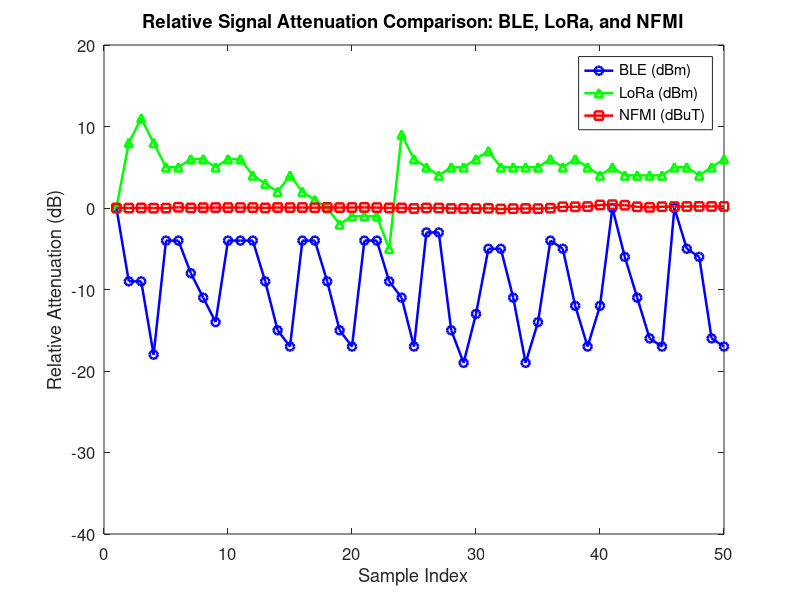
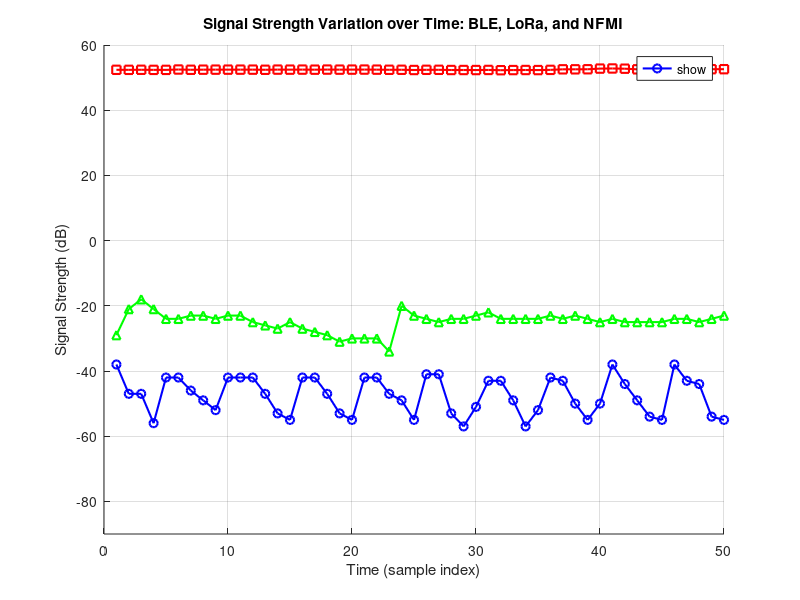
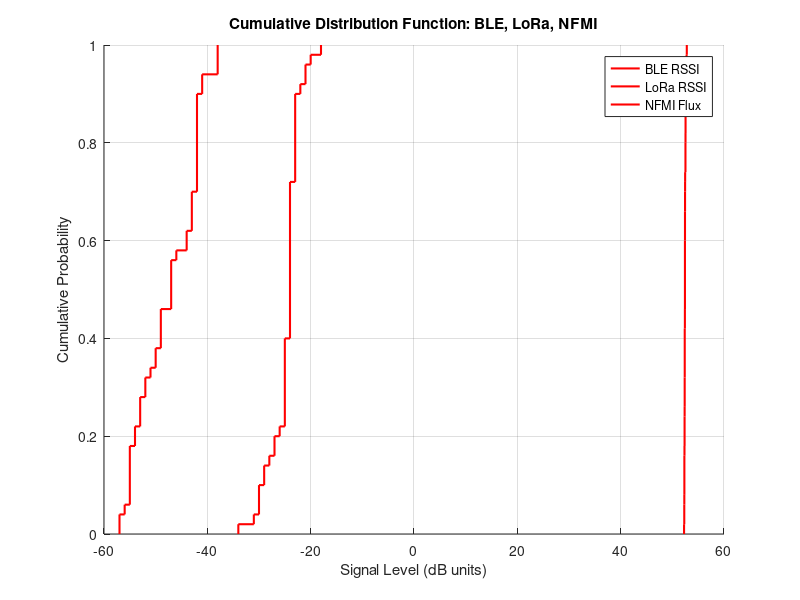
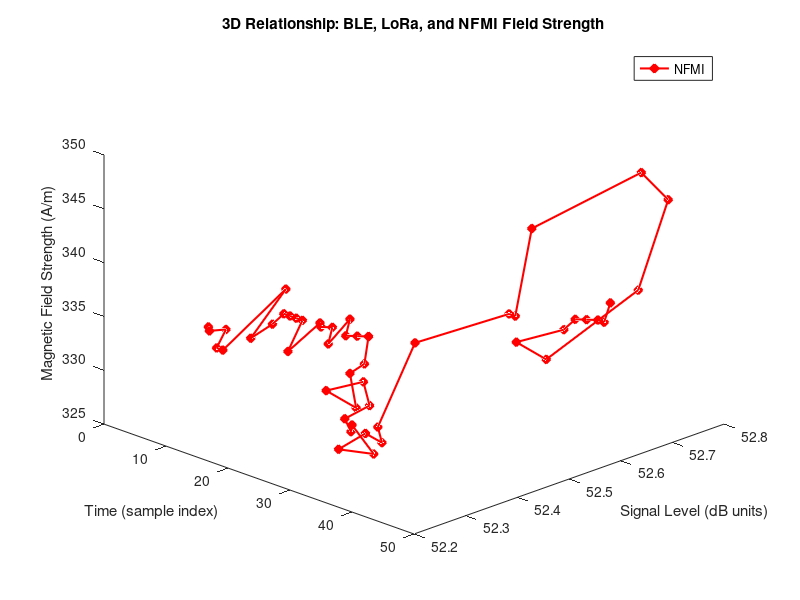

Write MATLAB code to recreate these figures, in order. (Note: this script raises an error after producing the figures.)
STLoraRSSI = [
    -29, -21, -18, -21, -24, -24, -23, -23, -24, -23, ...
    -23, -25, -26, -27, -25, -27, -28, -29, -31, -30, ...
    -30, -30, -34, -20, -23, -24, -25, -24, -24, -23, ...
    -22, -24, -24, -24, -24, -23, -24, -23, -24, -25, ...
    -24, -25, -25, -25, -25, -24, -24, -25, -24, -23
];

% Create a column vector for SNR values (in dB)
STLoraSNR = [
    13, 12, 12, 12, 13, 13, 12, 12, 12, 13, ...
    13, 13, 12, 13, 14, 13, 13, 13, 13, 12, ...
    13, 13, 13, 12, 13, 13, 13, 13, 12, 13, ...
    13, 13, 13, 12, 12, 13, 12, 12, 12, 13, ...
    13, 13, 13, 13, 13, 12, 13, 13, 12, 12];

% Create a column vector for RSSI values (in dBm)
STBleRSSI = [
    -38, -47, -47, -56, -42, -42, -46, -49, -52, -42, ...
    -42, -42, -47, -53, -55, -42, -42, -47, -53, -55, ...
    -42, -42, -47, -49, -55, -41, -41, -53, -57, -51, ...
    -43, -43, -49, -57, -52, -42, -43, -50, -55, -50, ...
    -38, -44, -49, -54, -55, -38, -43, -44, -54, -55
];

% Create a column vector for SNR (Estimated) values (in dB)
STBleSNR = [
    57, 48, 48, 39, 53, 53, 49, 46, 43, 53, ...
    53, 53, 48, 42, 40, 53, 53, 48, 42, 40, ...
    53, 53, 48, 46, 40, 54, 54, 42, 38, 44, ...
    52, 52, 46, 38, 43, 53, 52, 45, 40, 45, ...
    57, 51, 46, 41, 40, 57, 52, 51, 41, 40 
];



% Define your data
STNfmiRaw = [220, 217, 222, 213, 214, 242, 222, 230, 233, 233, 233, 233, 223, ...
    235, 232, 234, 230, 237, 233, 235, 236, 233, 223, 222, 203, 220, 218, ...
    204, 204, 201, 210, 188, 199, 204, 199, 215, 259, 259, 262, 317, 327, ...
    309, 258, 240, 261, 263, 266, 268, 268, 283];
STMagneticFlux_dBuT = [52.39, 52.38, 52.40, 52.37, 52.37, 52.48, 52.40, 52.43, ...
    52.44, 52.44, 52.44, 52.44, 52.40, 52.45, 52.44, 52.45, 52.43, 52.46, ...
    52.44, 52.45, 52.46, 52.44, 52.40, 52.40, 52.33, 52.39, 52.39, 52.33, ...
    52.33, 52.32, 52.35, 52.27, 52.31, 52.33, 52.31, 52.37, 52.54, 52.54, ...
    52.56, 52.76, 52.80, 52.73, 52.54, 52.47, 52.55, 52.56, 52.57, 52.58, ...
    52.58, 52.58];
STMagneticFieldStrength_Am = [331, 331, 331, 330, 330, 334, 331, 332, 333, 333, ...
    333, 333, 331, 333, 333, 333, 332, 334, 333, 333, 333, 331, 331, 328, ...
    331, 331, 329, 329, 328, 329, 326, 328, 329, 328, 330, 337, 337, 337, ...
    345, 347, 344, 337, 334, 337, 337, 338, 338, 338, 338, 340];


t = 1:1:length(STBleSNR);

%% --- Relative Attenuation Comparison for Steel Cage Test ---
% Normalize each to 0 dB at first sample
BLE_rel = STBleRSSI - STBleRSSI(1);
LoRa_rel = STLoraRSSI - STLoraRSSI(1);
NFMI_rel = STMagneticFlux_dBuT - STMagneticFlux_dBuT(1) ;

% Plot
figure;
hold on; box on;

plot(BLE_rel, '-o', 'Color', 'b', 'LineWidth', 1.8, 'DisplayName', 'BLE (dBm)');
plot(LoRa_rel, '-^', 'Color', 'g', 'LineWidth', 1.8, 'DisplayName', 'LoRa (dBm)');
plot(NFMI_rel, '-s', 'Color', 'r', 'LineWidth', 1.8, 'DisplayName', 'NFMI (dBuT)');

xlabel('Sample Index');
ylabel('Relative Attenuation (dB)');
title('Relative Signal Attenuation Comparison: BLE, LoRa, and NFMI');
legend('Location', 'best');
ylim([-40 20]);
set(gca, 'FontSize', 12);




% --- Plot ---
figure;
hold on;
plot(t, STBleRSSI, 'b-o', 'LineWidth', 1.5, 'DisplayName', 'BLE RSSI (dBm)');
plot(t, STLoraRSSI, 'g-^', 'LineWidth', 1.5, 'DisplayName', 'LoRa RSSI (dBm)');
plot(t, STMagneticFlux_dBuT, 'r-s', 'LineWidth', 1.5, 'DisplayName', 'NFMI Flux (dBuT)');
plot(t, STMagneticFieldStrength_Am, 'r-*', 'LineWidth', 1.5, 'DisplayName', 'NFMI FieldStrength (A/M)');

% --- Formatting ---
xlabel('Time (sample index)');
ylabel('Signal Strength (dB)');
title('Signal Strength Variation over Time: BLE, LoRa, and NFMI');
legend('show', 'Location', 'best');
grid on;
ylim([-90 60]);  % adjust depending on your values
hold off;

%corrcoef([STBleRSSI, STBleSNR, STMagneticFlux_dBuT, STMagneticFieldStrength_Am, STNfmiRaw])


% --- Combine data ---
data = [STBleRSSI, STLoraRSSI, STMagneticFlux_dBuT];
labels = {'BLE RSSI (dBm)', 'LoRa RSSI (dBm)', 'NFMI Flux (dBuT)'};



% --- Optional aesthetics ---
h = findobj(gca,'Tag','Box');
colors = {'b','g','r'};
for j = 1:length(h)
    patch(get(h(j),'XData'), get(h(j),'YData'), colors{j}, 'FaceAlpha', 0.4);
end
figure;
hold on;
cdfplot(STBleRSSI); set(findobj(gca,'Type','line'),'Color','b','LineWidth',1.5);
cdfplot(STLoraRSSI); set(findobj(gca,'Type','line'),'Color','g','LineWidth',1.5);
cdfplot(STMagneticFlux_dBuT); set(findobj(gca,'Type','line'),'Color','r','LineWidth',1.5);
hold off;

xlabel('Signal Level (dB units)');
ylabel('Cumulative Probability');
title('Cumulative Distribution Function: BLE, LoRa, NFMI');
legend('BLE RSSI','LoRa RSSI','NFMI Flux','Location','best');
grid on;

figure;
t = (1:50)'; % assuming 50 samples per test

% % 3D line connecting BLE RSSI with NFMI Field Strength
% plot3(t, STBleRSSI, STMagneticFieldStrength_Am, 'b-o', ...
%     'LineWidth', 1.5, 'MarkerFaceColor', 'b', 'DisplayName', 'BLE');
% hold on;
% 
% % 3D line connecting LoRa RSSI with NFMI Field Strength
% plot3(t, STLoraRSSI, STMagneticFieldStrength_Am, 'g-^', ...
%     'LineWidth', 1.5, 'MarkerFaceColor', 'g', 'DisplayName', 'LoRa');

% 3D line for NFMI alone (field strength vs time)
plot3(t, STMagneticFlux_dBuT, STMagneticFieldStrength_Am, 'r-d', ...
    'LineWidth', 1.5, 'MarkerFaceColor', 'r', 'DisplayName', 'NFMI');

xlabel('Time (sample index)');
ylabel('Signal Level (dB units)');
zlabel('Magnetic Field Strength (A/m)');
title('3D Relationship: BLE, LoRa, and NFMI Field Strength');
legend('Location', 'best');

view(45, 30);

figure;
cmap = jet(length(STNfmiRaw));
[~, idx] = sort(STNfmiRaw);
color_idx = rescale(STNfmiRaw, 1, length(STNfmiRaw));
hold on;
for i = 1:length(t)-1
    c = interp1(1:length(cmap), cmap, color_idx(i), 'linear');
    plot3(t(i:i+1), STMagneticFlux_dBuT(i:i+1), STMagneticFieldStrength_Am(i:i+1), 'Color', c, 'LineWidth', 4);
end
hold off;

xlabel('Time (samples)');
ylabel('Magnetic Flux Density (dBµT)');
zlabel('Magnetic Field Strength H (A/m)');
title('NFMI inside Steel Cage');
grid on;
colormap(jet);
cb = colorbar;
clim([200 400]);
cb.Label.String = 'Raw Amplitude (mV)';
view(45, 30);

figure;
subplot(1,2,1)
scatter(STBleRSSI, STBleSNR, 'b', 'LineWidth', 2);
xlabel('RSSI(dBm)');
ylabel('SNR (dB)');
title('BLE RSSIvsSNR');
subplot(1,2,2)
scatter(STLoraRSSI, STLoraSNR, 'g', 'LineWidth', 2);
xlabel('RSSI(dBm)');
ylabel('SNR (dB)');
title('LoRa RSSIvsSNR');
